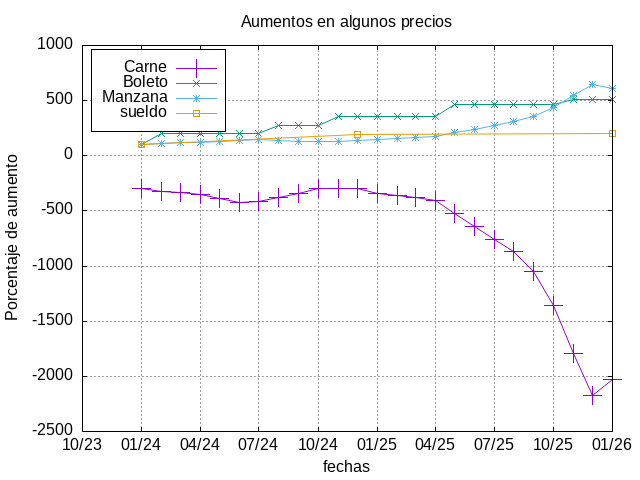

Generate this figure with gnuplot:
set terminal wxt size 800,600 enhanced font 'Helvetica,12'

set xlabel 'fechas'
set ylabel 'Porcentaje de aumento'
set title 'Aumentos en algunos precios'
set grid

#Mover las leyendas arriba  a la izquierda, con fondo blanco y sin transparencia
set key box
set key left top vertical opaque width 1.5 height 1.5 

set xdata time
set timefmt "%m/%y"
set format x "%m/%y"

# Extraer la primer linea con head y usar awk para sacar el valor de la 2da columna ($2)
primervalorc2=system("awk 'FNR == 2 {print $2}' datos2.dat" )
primervalorc3=system("awk 'FNR == 2 {print $3}' datos2.dat" )
primervalorc4=system("awk 'FNR == 2 {print $4}' datos2.dat" )

# If the result needs to be treated as a number, add 0 to it
primervalorc2 = primervalorc2 + 0.
primervalorc3 = primervalorc3 + 0.
primervalorc4 = primervalorc4 + 0.

plot 'datos2.dat' u 1:($2/primervalorc2*100) w lp ps 3 t "Carne", \
'datos2.dat' u 1:($3/primervalorc3*100) w lp t "Boleto", \
'datos2.dat' u 1:($4/primervalorc4*100) w lp t "Manzana", \
'datos2.dat' u 1:($5/155*100) w lp t "sueldo",  ; pause mouse close

#Formato largo
# plot 'datos.dat' using 1:2 with points ps 5, \
#  'datos.dat' using 1:3 with points ps 5, \
#  f(x) with lines linewidth 4 linecolor rgb "blue" title 'linea', \
#  g(x) with lines


set terminal png
set output 'precios_porcentaje.png'
replot
